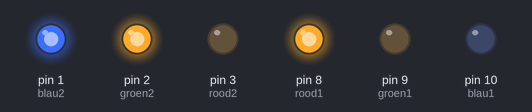
A sketch run on a simulated Arduino Uno, built with avr-gcc and run on an emulated ATmega328P. Parts: output pins drawn as LEDs (lit = HIGH).

Above: at 1.5 s.
At 4.5 s:
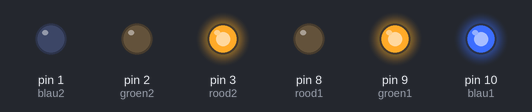
At 6.5 s:
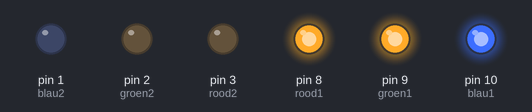
Timing chart, 0 to 9.1 s (numbered marks = the images above):
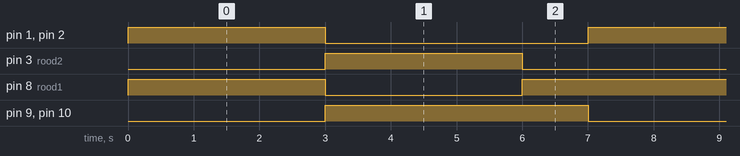

Measured:
- by itself, pin 1 (blau2), pin 2 (groen2), pin 3 (rood2): alternates HIGH for 3.0 s and LOW for 4.0 s
- by itself, pin 8 (rood1): repeats every 7.0 s: LOW 3.0 s, HIGH 4.0 s
- by itself, pin 9 (groen1), pin 10 (blau1): alternates HIGH for 4.0 s and LOW for 3.0 s

The sketch:

verkeerslicht.ino
```cpp
  // aangeven pin nummers op Arduino board
  // verkeerslicht 1
  int rood1 = 8;
  int groen1 = 9;
  int blau1 = 10;

  // verkeerslicht 2
  int rood2 = 3;
  int groen2 = 2;
  int blau2 = 1;

void setup() {
  //aangeven wat elke poort is.
  pinMode(rood1,OUTPUT);
  pinMode(blau1,OUTPUT);
  pinMode(groen1,OUTPUT);
  pinMode(rood2,OUTPUT);
  pinMode(groen2,OUTPUT);
  pinMode(blau2, OUTPUT);
}

void loop() {
  // put your main code here, to run repeatedly:
  // A - ROOD
  // B - groen
  // DELAY (4)
  digitalWrite(rood1,HIGH);
  digitalWrite(rood2,LOW);
  digitalWrite(blau1,LOW);
  digitalWrite(blau2,HIGH);
  digitalWrite(groen1,LOW);
  digitalWrite(groen2,HIGH);
  delay(3000);
  // GROEN
  // DELAY (4)
  digitalWrite(rood1,LOW);
  digitalWrite(rood2,HIGH);
  digitalWrite(blau1,HIGH);
  digitalWrite(blau2,LOW);
  digitalWrite(groen1,HIGH);
  digitalWrite(groen2,LOW);
  delay(3000);
  // GEEL (WIT)
  // DELAY (1)
  digitalWrite(groen1,HIGH);
  digitalWrite(groen2,LOW);
  digitalWrite(blau1,HIGH);
  digitalWrite(blau2,LOW);
  digitalWrite(rood1,HIGH);
  digitalWrite(rood2,LOW);
  delay(1000);
}
```
